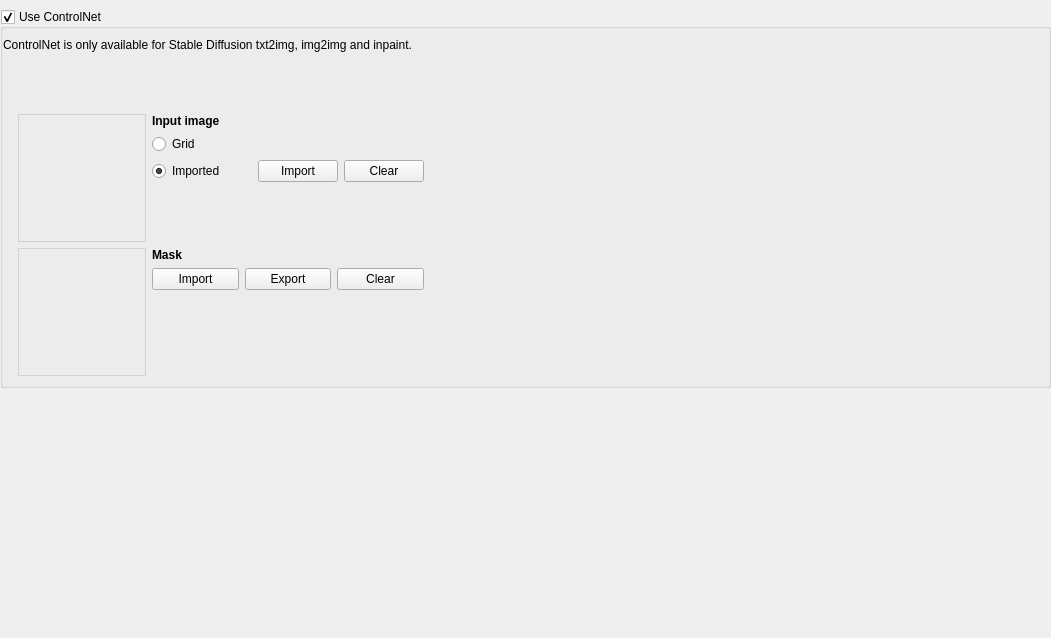
<?xml version="1.0" encoding="UTF-8"?>
<ui version="4.0">
 <class>Form</class>
 <widget class="QWidget" name="Form">
  <property name="geometry">
   <rect>
    <x>0</x>
    <y>0</y>
    <width>1051</width>
    <height>638</height>
   </rect>
  </property>
  <property name="windowTitle">
   <string>Form</string>
  </property>
  <layout class="QGridLayout" name="gridLayout">
   <property name="leftMargin">
    <number>0</number>
   </property>
   <property name="topMargin">
    <number>9</number>
   </property>
   <property name="rightMargin">
    <number>0</number>
   </property>
   <property name="bottomMargin">
    <number>0</number>
   </property>
   <item row="0" column="0" colspan="2">
    <widget class="QGroupBox" name="controlnet_groupbox">
     <property name="font">
      <font>
       <pointsize>9</pointsize>
      </font>
     </property>
     <property name="title">
      <string>Use ControlNet</string>
     </property>
     <property name="flat">
      <bool>true</bool>
     </property>
     <property name="checkable">
      <bool>true</bool>
     </property>
     <layout class="QGridLayout" name="gridLayout_3">
      <property name="leftMargin">
       <number>0</number>
      </property>
      <item row="1" column="0" colspan="2">
       <widget class="QFrame" name="model_frame">
        <property name="minimumSize">
         <size>
          <width>0</width>
          <height>50</height>
         </size>
        </property>
        <property name="frameShape">
         <enum>QFrame::NoFrame</enum>
        </property>
        <property name="frameShadow">
         <enum>QFrame::Raised</enum>
        </property>
       </widget>
      </item>
      <item row="2" column="0" colspan="2">
       <layout class="QGridLayout" name="gridLayout_4">
        <property name="leftMargin">
         <number>15</number>
        </property>
        <property name="rightMargin">
         <number>15</number>
        </property>
        <item row="2" column="1">
         <layout class="QGridLayout" name="gridLayout_5">
          <item row="1" column="2">
           <widget class="QPushButton" name="clear_control_image_button">
            <property name="minimumSize">
             <size>
              <width>80</width>
              <height>0</height>
             </size>
            </property>
            <property name="font">
             <font>
              <pointsize>9</pointsize>
             </font>
            </property>
            <property name="text">
             <string>Clear</string>
            </property>
            <property name="icon">
             <iconset>
              <normaloff>../../../src/icons/006-trash.png</normaloff>../../../src/icons/006-trash.png</iconset>
            </property>
           </widget>
          </item>
          <item row="2" column="0">
           <spacer name="verticalSpacer">
            <property name="orientation">
             <enum>Qt::Vertical</enum>
            </property>
            <property name="sizeHint" stdset="0">
             <size>
              <width>20</width>
              <height>40</height>
             </size>
            </property>
           </spacer>
          </item>
          <item row="1" column="0">
           <widget class="QPushButton" name="import_control_image_button">
            <property name="sizePolicy">
             <sizepolicy hsizetype="Minimum" vsizetype="Fixed">
              <horstretch>0</horstretch>
              <verstretch>0</verstretch>
             </sizepolicy>
            </property>
            <property name="minimumSize">
             <size>
              <width>80</width>
              <height>0</height>
             </size>
            </property>
            <property name="font">
             <font>
              <pointsize>9</pointsize>
             </font>
            </property>
            <property name="text">
             <string>Import</string>
            </property>
            <property name="icon">
             <iconset>
              <normaloff>../../../src/icons/046-import.png</normaloff>../../../src/icons/046-import.png</iconset>
            </property>
           </widget>
          </item>
          <item row="1" column="1">
           <widget class="QPushButton" name="export_generated_button">
            <property name="minimumSize">
             <size>
              <width>80</width>
              <height>0</height>
             </size>
            </property>
            <property name="font">
             <font>
              <pointsize>9</pointsize>
             </font>
            </property>
            <property name="text">
             <string>Export</string>
            </property>
            <property name="icon">
             <iconset>
              <normaloff>../../../src/icons/export.png</normaloff>../../../src/icons/export.png</iconset>
            </property>
           </widget>
          </item>
          <item row="0" column="0">
           <widget class="QLabel" name="label_2">
            <property name="font">
             <font>
              <pointsize>9</pointsize>
              <bold>true</bold>
             </font>
            </property>
            <property name="text">
             <string>Mask</string>
            </property>
           </widget>
          </item>
         </layout>
        </item>
        <item row="1" column="2">
         <spacer name="horizontalSpacer">
          <property name="orientation">
           <enum>Qt::Horizontal</enum>
          </property>
          <property name="sizeHint" stdset="0">
           <size>
            <width>40</width>
            <height>20</height>
           </size>
          </property>
         </spacer>
        </item>
        <item row="2" column="2">
         <spacer name="horizontalSpacer_2">
          <property name="orientation">
           <enum>Qt::Horizontal</enum>
          </property>
          <property name="sizeHint" stdset="0">
           <size>
            <width>40</width>
            <height>20</height>
           </size>
          </property>
         </spacer>
        </item>
        <item row="2" column="0" alignment="Qt::AlignTop">
         <widget class="QLabel" name="controlnet_image_thumbnail">
          <property name="minimumSize">
           <size>
            <width>128</width>
            <height>128</height>
           </size>
          </property>
          <property name="maximumSize">
           <size>
            <width>128</width>
            <height>128</height>
           </size>
          </property>
          <property name="styleSheet">
           <string notr="true">border: 1px solid #d2d2d2; border-radius: 0;</string>
          </property>
          <property name="text">
           <string/>
          </property>
         </widget>
        </item>
        <item row="1" column="0" alignment="Qt::AlignTop">
         <widget class="QLabel" name="image_thumbnail">
          <property name="minimumSize">
           <size>
            <width>128</width>
            <height>128</height>
           </size>
          </property>
          <property name="maximumSize">
           <size>
            <width>128</width>
            <height>128</height>
           </size>
          </property>
          <property name="styleSheet">
           <string notr="true">border: 1px solid #d2d2d2; border-radius: 0;</string>
          </property>
          <property name="text">
           <string/>
          </property>
         </widget>
        </item>
        <item row="1" column="1">
         <layout class="QGridLayout" name="gridLayout_2">
          <item row="2" column="1">
           <widget class="QPushButton" name="import_image_button">
            <property name="minimumSize">
             <size>
              <width>80</width>
              <height>0</height>
             </size>
            </property>
            <property name="font">
             <font>
              <pointsize>9</pointsize>
             </font>
            </property>
            <property name="toolTip">
             <string>Import image</string>
            </property>
            <property name="text">
             <string>Import</string>
            </property>
            <property name="icon">
             <iconset>
              <normaloff>../../../src/icons/046-import.png</normaloff>../../../src/icons/046-import.png</iconset>
            </property>
           </widget>
          </item>
          <item row="1" column="0">
           <widget class="QRadioButton" name="use_active_grid_area">
            <property name="minimumSize">
             <size>
              <width>100</width>
              <height>0</height>
             </size>
            </property>
            <property name="font">
             <font>
              <pointsize>9</pointsize>
              <bold>false</bold>
             </font>
            </property>
            <property name="text">
             <string>Grid</string>
            </property>
            <property name="checked">
             <bool>false</bool>
            </property>
            <attribute name="buttonGroup">
             <string notr="true">buttonGroup</string>
            </attribute>
           </widget>
          </item>
          <item row="3" column="0">
           <spacer name="verticalSpacer_2">
            <property name="orientation">
             <enum>Qt::Vertical</enum>
            </property>
            <property name="sizeHint" stdset="0">
             <size>
              <width>20</width>
              <height>40</height>
             </size>
            </property>
           </spacer>
          </item>
          <item row="2" column="0">
           <widget class="QRadioButton" name="use_imported_image">
            <property name="minimumSize">
             <size>
              <width>100</width>
              <height>0</height>
             </size>
            </property>
            <property name="font">
             <font>
              <pointsize>9</pointsize>
              <bold>false</bold>
             </font>
            </property>
            <property name="text">
             <string>Imported</string>
            </property>
            <property name="checked">
             <bool>true</bool>
            </property>
            <attribute name="buttonGroup">
             <string notr="true">buttonGroup</string>
            </attribute>
           </widget>
          </item>
          <item row="2" column="2">
           <widget class="QPushButton" name="clear_image_button">
            <property name="minimumSize">
             <size>
              <width>80</width>
              <height>0</height>
             </size>
            </property>
            <property name="font">
             <font>
              <pointsize>9</pointsize>
             </font>
            </property>
            <property name="text">
             <string>Clear</string>
            </property>
            <property name="icon">
             <iconset>
              <normaloff>../../../src/icons/006-trash.png</normaloff>../../../src/icons/006-trash.png</iconset>
            </property>
           </widget>
          </item>
          <item row="0" column="0">
           <widget class="QLabel" name="label_3">
            <property name="font">
             <font>
              <pointsize>9</pointsize>
              <bold>true</bold>
             </font>
            </property>
            <property name="text">
             <string>Input image</string>
            </property>
           </widget>
          </item>
         </layout>
        </item>
       </layout>
      </item>
      <item row="0" column="0">
       <widget class="QLabel" name="label">
        <property name="font">
         <font>
          <pointsize>9</pointsize>
         </font>
        </property>
        <property name="text">
         <string>ControlNet is only available for Stable Diffusion txt2img, img2img and inpaint.</string>
        </property>
       </widget>
      </item>
     </layout>
    </widget>
   </item>
   <item row="1" column="0">
    <spacer name="verticalSpacer_3">
     <property name="orientation">
      <enum>Qt::Vertical</enum>
     </property>
     <property name="sizeHint" stdset="0">
      <size>
       <width>20</width>
       <height>40</height>
      </size>
     </property>
    </spacer>
   </item>
  </layout>
 </widget>
 <resources/>
 <connections/>
 <buttongroups>
  <buttongroup name="buttonGroup"/>
 </buttongroups>
</ui>
